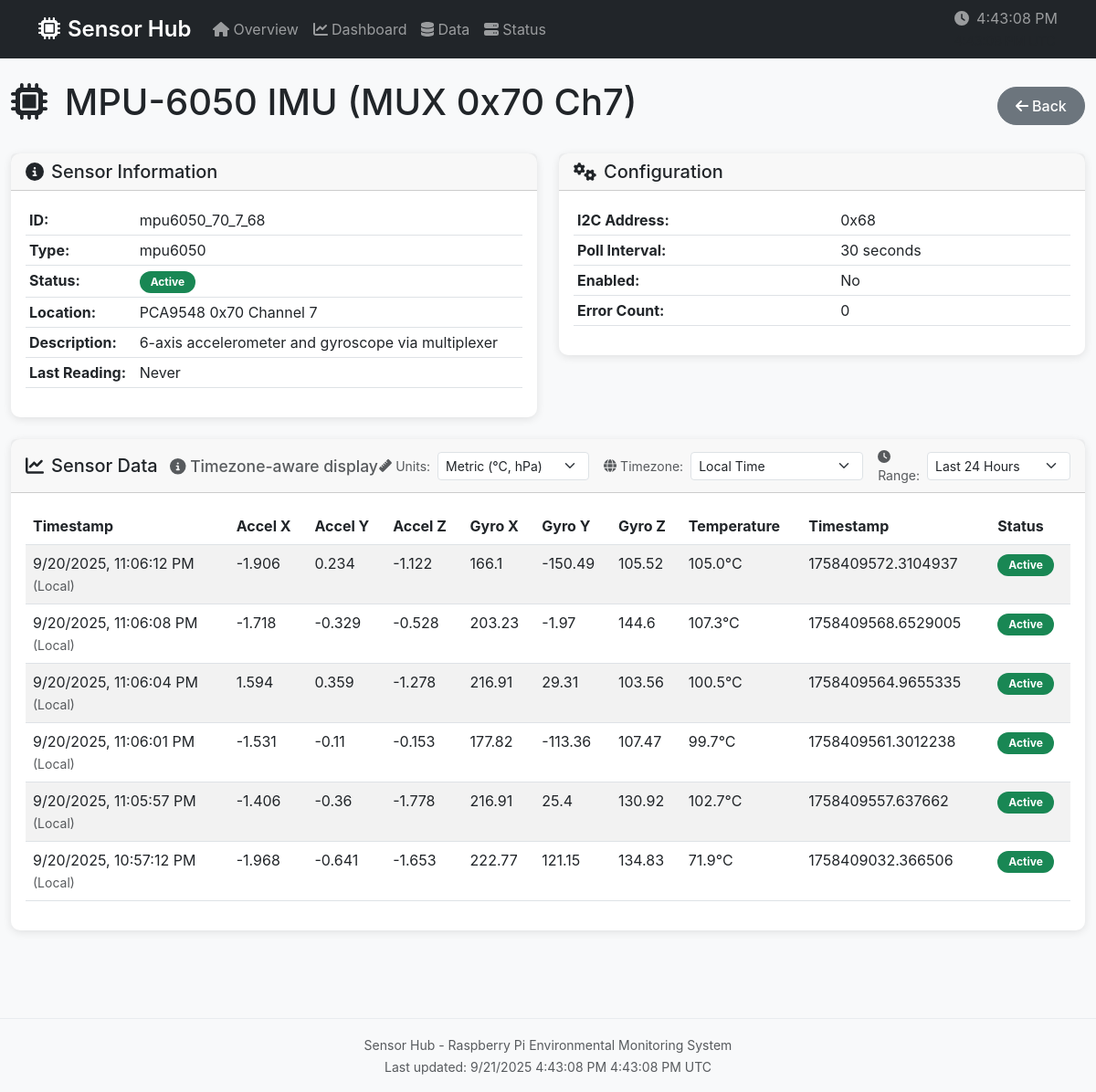
/sensor/mpu6050_70_7_68, run on the app's committed database.
### src/sensor_hub/models/__init__.py (models this page shows, shortened)
class Sensor(db.Model):
    __tablename__ = 'sensors'
    id = db.Column(db.String(50), primary_key=True)
    name = db.Column(db.String(100), nullable=False)
    sensor_type = db.Column(db.String(50), nullable=False)
    description = db.Column(db.Text, nullable=True)
    i2c_address = db.Column(db.Integer, nullable=True)
    gpio_pin = db.Column(db.Integer, nullable=True)
    bus_number = db.Column(db.Integer, default=1)
    poll_interval = db.Column(db.Integer, default=30)  # seconds
    enabled = db.Column(db.Boolean, default=True)
    calibration_data = db.Column(db.JSON, nullable=True)
    location = db.Column(db.String(100), nullable=True)
    created_at = db.Column(
        db.DateTime,
        default=lambda: datetime.now(timezone.utc)
    )
    updated_at = db.Column(
        db.DateTime,
        default=lambda: datetime.now(timezone.utc),
        onupdate=lambda: datetime.now(timezone.utc)
    )
    last_reading_at = db.Column(db.DateTime, nullable=True)
    status = db.Column(db.String(20), default='unknown')
    error_count = db.Column(db.Integer, default=0)

class SensorReading(db.Model):
    __tablename__ = 'sensor_readings'
    id = db.Column(db.Integer, primary_key=True)
    sensor_id = db.Column(db.String(50), nullable=False, index=True)
    sensor_type = db.Column(db.String(50), nullable=False)
    timestamp = db.Column(
        db.DateTime,
        nullable=False,
        default=lambda: datetime.now(timezone.utc),
        index=True
    )
    temperature = db.Column(db.Float, nullable=True)
    humidity = db.Column(db.Float, nullable=True)
    pressure = db.Column(db.Float, nullable=True)
    light_level = db.Column(db.Float, nullable=True)
    ir_level = db.Column(db.Float, nullable=True)
    proximity = db.Column(db.Integer, nullable=True)
    data = db.Column(db.JSON, nullable=True)
    status = db.Column(db.String(20), default='active')
    error_message = db.Column(db.Text, nullable=True)
    def to_dict(self) -> Dict[str, Any]:
        return {
            'id': self.id,
            'sensor_id': self.sensor_id,
            'sensor_type': self.sensor_type,
            'timestamp': self.timestamp.isoformat(),
            'temperature': self.temperature,
            'humidity': self.humidity,
            'pressure': self.pressure,
            'light_level': self.light_level,
            'ir_level': self.ir_level,
            'proximity': self.proximity,
            'data': self.data,
            'status': self.status,
            'error_message': self.error_message
        }

### src/sensor_hub/routes.py (the view)
@main_bp.route('/sensor/<sensor_id>')
def sensor_detail(sensor_id: str):
    try:
        sensor = Sensor.query.filter_by(id=sensor_id).first()
        if not sensor:
            return render_template(
                'error.html',
                error=f"Sensor '{sensor_id}' not found",
                page_title='Sensor Not Found'
            ), 404
        hours = request.args.get('hours', default=24, type=int)
        if hours < 1 or hours > 168:  # Max 1 week
            hours = 24
        end_time = datetime.now(timezone.utc)
        start_time = end_time - timedelta(hours=hours)
        readings = SensorReading.query.filter(
            SensorReading.sensor_id == sensor_id,
            SensorReading.timestamp >= start_time
        ).order_by(
            SensorReading.timestamp.desc()
        ).limit(1000).all()
        readings_json = [reading.to_dict() for reading in readings]
        return render_template(
            'sensor_detail.html',
            sensor=sensor,
            readings=readings,
            readings_json=readings_json,
            hours=hours,
            page_title=f'Sensor: {sensor.name or sensor_id}'
        )
    except Exception as e:
        logger.error(f"Error loading sensor detail for {sensor_id}: {e}")
        return render_template(
            'error.html',
            error="Failed to load sensor details",
            page_title='Error'
        ), 500

### src/sensor_hub/templates/sensor_detail.html (shortened to what this page needs)
{% extends "base.html" %}
{% block content %}
<div class="row">
    <div class="col-12">
        <div class="d-flex justify-content-between align-items-center mb-4">
            <h1>
                <i class="fas fa-microchip me-2"></i>
                {{ sensor.name or sensor.id }}
            </h1>
            <div>
                <a href="{{ url_for('main.index') }}" class="btn btn-secondary">
                    <i class="fas fa-arrow-left me-1"></i>Back
                </a>
            </div>
        </div>
    </div>
</div>
<div class="row mb-4">
    <div class="col-md-6">
        <div class="card">
            <div class="card-header">
                <h5 class="mb-0"><i class="fas fa-info-circle me-2"></i>Sensor Information</h5>
            </div>
            <div class="card-body">
                <table class="table table-sm">
                    <tr>
                        <td><strong>ID:</strong></td>
                        <td>{{ sensor.id }}</td>
                    </tr>
                    <tr>
                        <td><strong>Type:</strong></td>
                        <td>{{ sensor.sensor_type }}</td>
                    </tr>
                    <tr>
                        <td><strong>Status:</strong></td>
                        <td>
                            <span class="badge bg-{{ 'success' if sensor.status == 'active' else 'danger' if sensor.status == 'error' else 'secondary' }}">
                                {{ sensor.status|title }}
                            </span>
                        </td>
                    </tr>
                    <tr>
                        <td><strong>Location:</strong></td>
                        <td>{{ sensor.location or 'Not specified' }}</td>
                    </tr>
                    <tr>
                        <td><strong>Description:</strong></td>
                        <td>{{ sensor.description or 'No description' }}</td>
                    </tr>
                    <tr>
                        <td><strong>Last Reading:</strong></td>
                        <td>
                            {% if sensor.last_reading_at %}
                                {{ sensor.last_reading_at.strftime('%Y-%m-%d %H:%M:%S UTC') }}
                            {% else %}
                                Never
                            {% endif %}
                        </td>
                    </tr>
                </table>
            </div>
        </div>
    </div>
    <div class="col-md-6">
        <div class="card">
            <div class="card-header">
                <h5 class="mb-0"><i class="fas fa-cogs me-2"></i>Configuration</h5>
            </div>
            <div class="card-body">
                <table class="table table-sm">
                    {% if sensor.i2c_address %}
                    <tr>
                        <td><strong>I2C Address:</strong></td>
                        <td>0x{{ "%02x"|format(sensor.i2c_address) }}</td>
                    </tr>
                    {% endif %}
                    <tr>
                        <td><strong>Poll Interval:</strong></td>
                        <td>{{ sensor.poll_interval }} seconds</td>
                    </tr>
                    <tr>
                        <td><strong>Enabled:</strong></td>
                        <td>{{ 'Yes' if sensor.enabled else 'No' }}</td>
                    </tr>
                    <tr>
                        <td><strong>Error Count:</strong></td>
                        <td>{{ sensor.error_count }}</td>
                    </tr>
                </table>
            </div>
        </div>
    </div>
</div>
<div class="row mb-4">
    <div class="col-12">
        <div class="card">
            <div class="card-header d-flex justify-content-between align-items-center">
                <h5 class="mb-0">
                    <i class="fas fa-chart-line me-2"></i>Sensor Data
                    <small class="text-muted ms-2">
                        <i class="fas fa-info-circle" title="Data stored in UTC, displayed in selected timezone"></i>
                        Timezone-aware display
                    </small>
                </h5>
                <div class="d-flex gap-3 align-items-center">
                    <div class="d-flex align-items-center gap-2">
                        <label for="unit-select" class="form-label mb-0 text-muted small">
                            <i class="fas fa-ruler me-1"></i>Units:
                        </label>
                        <select class="form-select form-select-sm" id="unit-select" style="width: auto;">
                            <option value="metric" selected>Metric (°C, hPa)</option>
                        </select>
                    </div>
                    <div class="d-flex align-items-center gap-2">
                        <label for="timezone-select" class="form-label mb-0 text-muted small">
                            <i class="fas fa-globe me-1"></i>Timezone:
                        </label>
                        <select class="form-select form-select-sm" id="timezone-select" style="width: auto;">
                            <option value="local" selected>Local Time</option>
                        </select>
                    </div>
                    <div class="d-flex align-items-center gap-2">
                        <label for="time-range-select" class="form-label mb-0 text-muted small">
                            <i class="fas fa-clock me-1"></i>Range:
                        </label>
                        <select class="form-select form-select-sm" id="time-range-select" onchange="updateTimeRange(this.value)">
                            <option value="24" {{ 'selected' if hours == 24 }}>Last 24 Hours</option>
                        </select>
                    </div>
                </div>
            </div>
            <div class="card-body">
                {% if readings %}
                    <div class="table-responsive">
                        <table class="table table-striped">
                            <thead>
                                <tr>
                                    <th>Timestamp</th>
                                    {% if readings[0].data %}
                                        {% for key in readings[0].data.keys() %}
                                            <th>{{ key.replace('_', ' ')|title }}</th>
                                        {% endfor %}
                                    {% endif %}
                                    <th>Status</th>
                                </tr>
                            </thead>
                            <tbody>
                                {% for reading in readings[:50] %}
                                <tr>
                                    <td>
                                        <span class="timestamp-utc" data-timestamp="{{ reading.timestamp.isoformat() }}">
                                        </span>
                                    </td>
                                    {% if reading.data %}
                                        {% for key, value in reading.data.items() %}
                                            <td>
                                                {% if value is none %}
                                                    -
                                                {% elif key == 'temperature' %}
                                                    {{ "%.1f"|format(value) }}°C
                                                {% elif key == 'humidity' %}
                                                    {{ "%.1f"|format(value) }}%
                                                {% elif key == 'pressure' %}
                                                    {{ "%.1f"|format(value) }} hPa
                                                {% elif key == 'dew_point' %}
                                                    {{ "%.1f"|format(value) }}°C
                                                {% elif key == 'light_level' %}
                                                    {{ "%.1f"|format(value) }} lux
                                                {% elif key == 'ir_level' %}
                                                    {{ "%.1f"|format(value) }} (IR)
                                                {% else %}
                                                    {{ value }}
                                                {% endif %}
                                            </td>
                                        {% endfor %}
                                    {% endif %}
                                    <td>
                                        <span class="badge bg-{{ 'success' if reading.status == 'active' else 'danger' }}">
                                            {{ reading.status|title }}
                                        </span>
                                    </td>
                                </tr>
                                {% endfor %}
                            </tbody>
                        </table>
                    </div>
                {% else %}
                    <div class="text-center py-5">
                        <i class="fas fa-chart-line text-muted fa-3x mb-3"></i>
                        <h4 class="text-muted">No Data Available</h4>
                        <p class="text-muted">No sensor readings found for the selected time period.</p>
                    </div>
                {% endif %}
            </div>
        </div>
    </div>
</div>
{% endblock %}

### src/sensor_hub/static/css/main.css (style rules this page uses)
body { font-family: -apple-system, BlinkMacSystemFont, 'Segoe UI', Roboto, 'Helvetica Neue', Arial, sans-serif; background-color: #f8f9fa; }
.card { border: none; border-radius: 10px; box-shadow: 0 2px 10px rgba(0, 0, 0, 0.1); transition: all 0.3s ease; }
.badge { font-size: 0.75rem; padding: 0.375rem 0.75rem; border-radius: 50px; }
.btn { border-radius: 25px; padding: 0.5rem 1.2rem; font-weight: 500; transition: all 0.2s ease; }

### data on the page
Sensor: name "MPU-6050 IMU (MUX 0x70 Ch7)", id "mpu6050_70_7_68", sensor_type "mpu6050", status "Active", location "PCA9548 0x70 Channel 7", description "6-axis accelerometer and gyroscope via multiplexer", i2c_address "68", poll_interval "30", enabled "No", error_count "0"
SensorReading: data "-1.906" "0.234" "-1.122" "166.1" "-150.49" "105.52" "1758409572.3104937", value "105.0", status "Active"
SensorReading: data "-1.718" "-0.329" "-0.528" "203.23" "-1.97" "144.6" "1758409568.6529005", value "107.3", status "Active"
SensorReading: data "1.594" "0.359" "-1.278" "216.91" "29.31" "103.56" "1758409564.9655335", value "100.5", status "Active"
SensorReading: data "-1.531" "-0.11" "-0.153" "177.82" "-113.36" "107.47" "1758409561.3012238", value "99.7", status "Active"
SensorReading: data "-1.406" "-0.36" "-1.778" "216.91" "25.4" "130.92" "1758409557.637662", value "102.7", status "Active"
SensorReading: data "-1.968" "-0.641" "-1.653" "222.77" "121.15" "134.83" "1758409032.366506", value "71.9", status "Active"

### other printed values
{{ key.replace('_', ' ')|title }} "Accel X" "Accel Y" "Accel Z" "Gyro X" "Gyro Y" "Gyro Z" "Temperature" "Timestamp"
